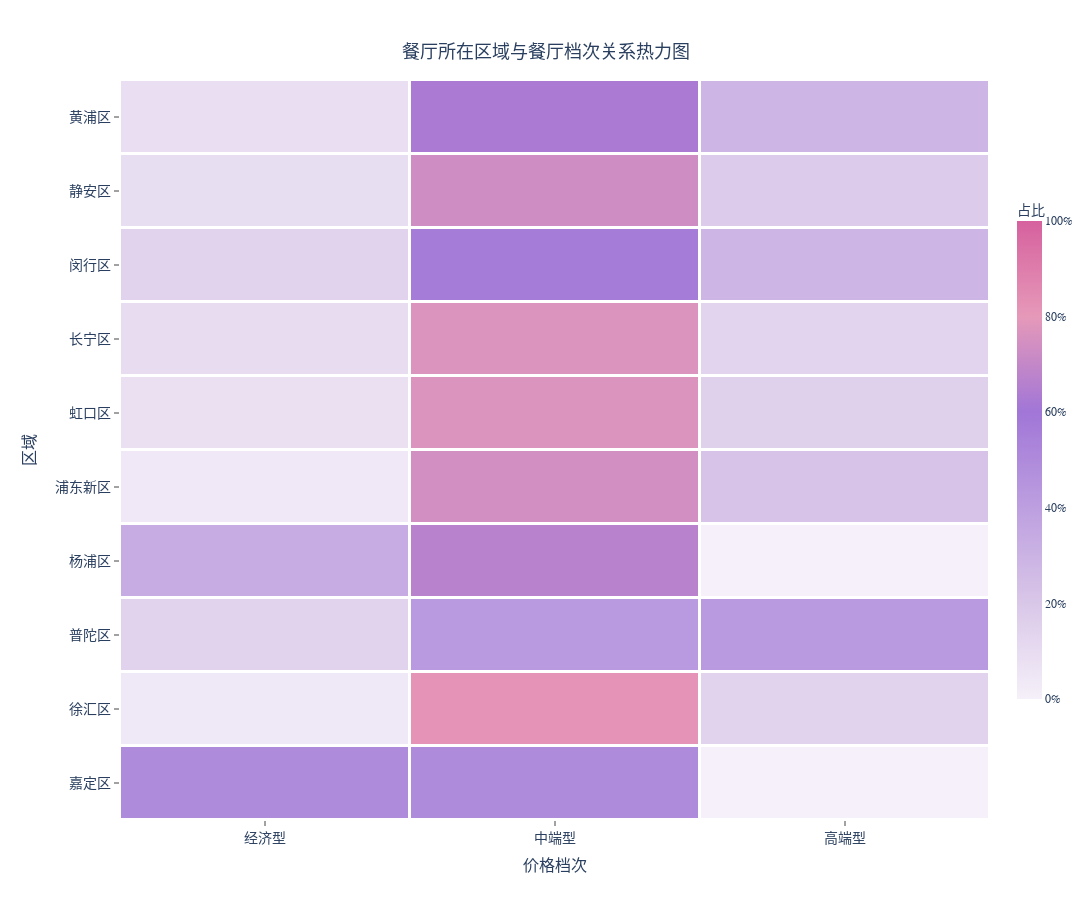

Here is the notebook cell this chart was saved with:
### Code cell
# 8. 餐厅所在区域与餐厅档次关系热力图（优化配色）
cross_tab = pd.crosstab(df['区'], df['价格档次'])
cross_tab = cross_tab.div(cross_tab.sum(axis=1), axis=0)  # 转换为比例

# 定义高级紫粉色渐变（从浅紫到深粉）
custom_colorscale = [
    [0, '#f5f0f9'],   # 最小值：极浅紫
    [0.2, '#d9c7e8'], # 低比例：浅紫
    [0.4, '#bd9fe0'], # 中低比例：中紫
    [0.6, '#a176d7'], # 中高比例：深紫
    [0.8, '#e699b9'], # 高比例：浅粉
    [1, '#d6619e']    # 最大值：深粉
]

# 定义餐厅类型顺序（按价格从低到高）
price_order = ['经济型', '中端型', '高端型']

fig8 = go.Figure(data=go.Heatmap(
    x=price_order,  # 按价格排序
    y=cross_tab.index,
    z=cross_tab[price_order].values,  # 按价格排序
    colorscale=custom_colorscale,
    zmin=0,
    zmax=1,
    hoverinfo='text',
    text=cross_tab[price_order].applymap(lambda x: f'{x:.1%}'),  # 悬停显示百分比
    showscale=True,
    colorbar=dict(
        title='占比',
        tickformat='.0%',
        thickness=25,  # 增加色标厚度
        len=0.7,       # 色标长度（占图表高度比例）
        x=1.02,        # 色标位置（微调）
        title_font=dict(size=14, family='SimHei'),  # 中文字体支持
        tickfont=dict(size=12, family='SimHei')
    ),
    xgap=3,  # 增加列间距
    ygap=3   # 增加行间距
))

fig8.update_layout(
    title=dict(
        text='餐厅所在区域与餐厅档次关系热力图',
        font=dict(size=18, family='SimHei'),  # 中文字体支持
        x=0.5,  # 标题居中
        y=0.95  # 标题位置微调
    ),
    xaxis=dict(
        title=dict(
            text='价格档次',
            font=dict(size=16, family='SimHei')
        ),
        tickfont=dict(size=14, family='SimHei'),
        showgrid=False,
        ticks='outside',  # 刻度线在外
        ticklen=5,        # 刻度线长度
        tickwidth=1       # 刻度线宽度
    ),
    yaxis=dict(
        title=dict(
            text='区域',
            font=dict(size=16, family='SimHei')
        ),
        tickfont=dict(size=14, family='SimHei'),
        showgrid=False,
        ticks='outside',
        ticklen=5,
        tickwidth=1
    ),
    plot_bgcolor='rgba(0,0,0,0)',  # 完全透明背景
    paper_bgcolor='rgba(0,0,0,0)',  # 完全透明背景
    margin=dict(t=80, b=80, l=120, r=60),  # 调整边距
    width=1200,
    height=900
)

# 添加交互效果
fig8.update_traces(
    hovertemplate='<b>%{y}</b><br>%{x}: %{text}<extra></extra>',  # 优化悬停模板
    selector=dict(type='heatmap')
)

fig8.write_html('restaurant_plots/8_district_price_heatmap.html')
fig8.show()

# 新增：创建颜色图例
import numpy as np

# 创建渐变颜色带数据
x = np.linspace(0, 1, 100)
y = np.ones(100)

# 创建颜色图例
fig_legend = go.Figure()

# 添加渐变颜色带
fig_legend.add_trace(go.Scatter(
    x=x,
    y=y,
    mode='markers',
    marker=dict(
        size=30,
        color=x,
        colorscale=custom_colorscale,
        showscale=False
    ),
    hoverinfo='none'
))

# 添加高低标签
fig_legend.add_annotation(
    x=0,
    y=1,
    text='相关性低',
    showarrow=False,
    yshift=30,
    font=dict(size=14, family='SimHei')
)

fig_legend.add_annotation(
    x=1,
    y=1,
    text='相关性高',
    showarrow=False,
    yshift=30,
    font=dict(size=14, family='SimHei')
)

# 添加标题
fig_legend.update_layout(
    title=dict(
        text='颜色渐变说明',
        font=dict(size=16, family='SimHei'),
        x=0.5,
        y=0.8
    ),
    xaxis=dict(
        showticklabels=False,
        showgrid=False,
        zeroline=False
    ),
    yaxis=dict(
        showticklabels=False,
        showgrid=False,
        zeroline=False,
        range=[0.9, 1.1]
    ),
    plot_bgcolor='white',
    paper_bgcolor='white',
    width=600,
    height=200,
    margin=dict(t=50, b=30, l=20, r=20)
)

# 保存和显示图例
fig_legend.write_html('restaurant_plots/color_legend.html')
fig_legend.show()

### Figure 1 — Plotly figure (JSON) as saved in the notebook; plotly's stock layout.template omitted (floating-point values rounded to 4 significant figures)
{"data": [{"colorbar": {"len": 0.7, "thickness": 25, "tickfont": {"family": "SimHei", "size": 12}, "tickformat": ".0%", "title": {"font": {"family": "SimHei", "size": 14}, "text": "占比"}, "x": 1.02, "y": 0.5}, "colorscale": [[0, "#f5f0f9"], [0.2, "#d9c7e8"], [0.4, "#bd9fe0"], [0.6, "#a176d7"], [0.8, "#e699b9"], [1, "#d6619e"]], "hoverinfo": "text", "hovertemplate": "<b>%{y}</b><br>%{x}: %{text}<extra></extra>", "showscale": true, "text": [["50.0%", "50.0%", "0.0%"], ["4.1%", "81.6%", "14.3%"], ["14.3%", "42.9%", "42.9%"], ["33.3%", "66.7%", "0.0%"], ["3.9%", "74.0%", "22.1%"], ["7.7%", "76.9%", "15.4%"], ["9.6%", "76.9%", "13.5%"], ["14.3%", "57.1%", "28.6%"], ["9.0%", "73.1%", "17.9%"], ["8.6%", "63.0%", "28.4%"]], "type": "heatmap", "x": ["经济型", "中端型", "高端型"], "xgap": 3, "y": ["嘉定区", "徐汇区", "普陀区", "杨浦区", "浦东新区", "虹口区", "长宁区", "闵行区", "静安区", "黄浦区"], "ygap": 3, "z": [[0.5, 0.5, 0], [0.04082, 0.8163, 0.1429], [0.1429, 0.4286, 0.4286], [0.3333, 0.6667, 0], [0.03896, 0.7403, 0.2208], [0.07692, 0.7692, 0.1538], [0.09615, 0.7692, 0.1346], [0.1429, 0.5714, 0.2857], [0.08974, 0.7308, 0.1795], [0.08642, 0.6296, 0.284]], "zmax": 1, "zmin": 0}], "layout": {"height": 900, "margin": {"b": 80, "l": 120, "r": 60, "t": 80}, "paper_bgcolor": "rgba(0, 0, 0, 0)", "plot_bgcolor": "rgba(0, 0, 0, 0)", "title": {"font": {"family": "SimHei", "size": 18}, "text": "餐厅所在区域与餐厅档次关系热力图", "x": 0.5, "y": 0.95}, "width": 1200, "xaxis": {"autorange": true, "range": [-0.5, 2.5], "showgrid": false, "tickfont": {"family": "SimHei", "size": 14}, "ticklen": 5, "ticks": "outside", "tickwidth": 1, "title": {"font": {"family": "SimHei", "size": 16}, "text": "价格档次"}, "type": "category"}, "yaxis": {"autorange": true, "range": [-0.5, 9.5], "showgrid": false, "tickfont": {"family": "SimHei", "size": 14}, "ticklen": 5, "ticks": "outside", "tickwidth": 1, "title": {"font": {"family": "SimHei", "size": 16}, "text": "区域"}, "type": "category"}}}
